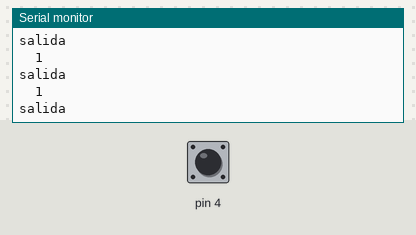
The sketch below on a simulated Arduino Uno, built with avr-gcc and run on an emulated ATmega328P. Shown: the last lines printed to the serial monitor. The test bench sets the inputs (shaded band); at power-on: pin 4 HIGH.

Above: at 1.2 s.
1.3 s: pin 4 driven LOW
At 1.9 s:
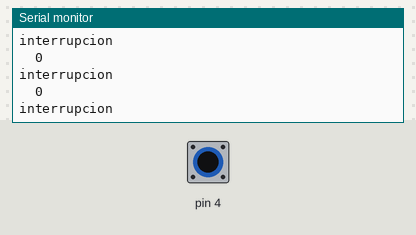
2.8 s: pin 4 driven HIGH
At 3.9 s:
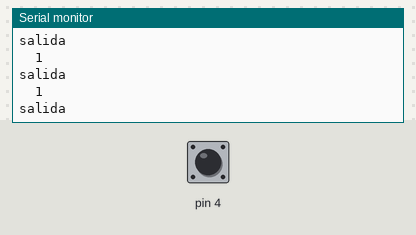
5.8 s: pin 4 driven LOW
At 6.7 s:
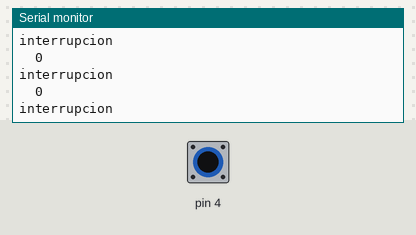

Measured:
- after the input at 1.3 s, the serial monitor: prints a new line after 0.07 s (image 1)

The sketch:

interrupt.ino
```cpp
bool estado=false;
void setup()
{

 Serial.begin(9600);
  Serial.println("Link start");
  pinMode(4,INPUT);

}

void loop()
{
  estado =digitalRead(4);
  Serial.print("\t");
  Serial.println(estado);
  if(!estado){
  Serial.print("interrupcion\n");
  }
  else{
  Serial.print("salida\n");

  }
}

//Codigo de la interrupcion
void alarma()
{

}
```
